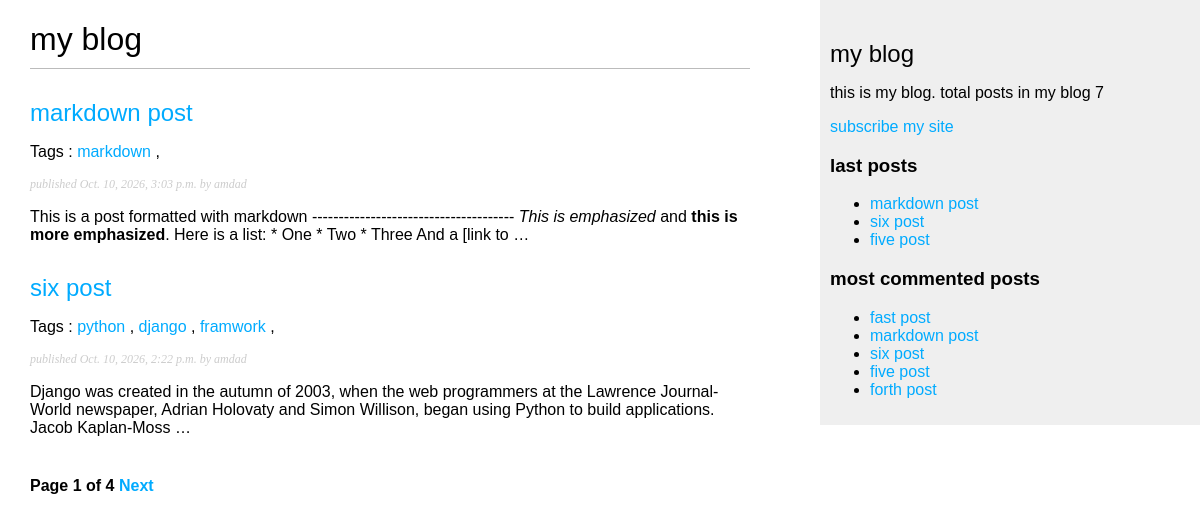
Screenshot of /blog/ with the database file from the repository.
### blogpost/models.py (models this page shows, shortened)
class Post(models.Model):
    class Status(models.TextChoices):
        PUBLISH = 'PB','Publish'
        DRAFT = 'DR','Draft'
    title = models.CharField(max_length=50)
    slug = models.SlugField(
        max_length=50,
        unique_for_date='publish')
    author = models.ForeignKey(
        settings.AUTH_USER_MODEL,
        on_delete=models.CASCADE)
    created = models.DateTimeField(auto_now_add=True)
    updated = models.DateTimeField(auto_now=True)
    publish = models.DateTimeField(default=timezone.now)
    body = models.TextField()
    status = models.CharField(
        max_length=2,
        choices=Status,
        default=Status.DRAFT
    )
    objects = models.Manager()
    published = PublishedManager()
    tags = TaggableManager()
    class Meta:
        ordering = ['-publish']
        indexes = [
            models.Index(fields=['-publish'])
        ]
    def get_absolute_url(self):
        return reverse (
            'blog:post_detail',
            args=[self.publish.day,
                  self.publish.month,
                  self.publish.year,
                  self.slug]
        )

### blogpost/views.py (the view)
# urls.py: path('',views.post_list, name='post_list'),
def post_list(request,tag_slug=None):
    post_list = Post.published.all()
    tag = None
    if tag_slug:
        tag = get_object_or_404(
            Tag,
            slug=tag_slug
        )
        post_list = post_list.filter(tags__in=[tag])
    paginator = Paginator(post_list, 2)
    page_number = request.GET.get('page', 1)
    try:
        posts = paginator.page(page_number)
    except PageNotAnInteger:
        posts = paginator.page(1)
    except EmptyPage:
        posts = paginator.page(paginator.num_pages)
    return render (request,'blog/post_list.html',{
        'posts':posts,
        'tag':tag
        })

### blogpost/models.py (called while the page is built)
    def get_queryset(self):
        return (
            super().get_queryset().filter(status=Post.Status.PUBLISH)
        )

### blogpost/templatetags/blog_tags.py (called while the page is built)
@register.simple_tag
def total_posts():
    return Post.published.count()

@register.inclusion_tag('blog/last_posts.html')
def show_last_posts(count=5):
    last_posts = Post.published.order_by('-publish')[:count]
    return {'last_posts':last_posts}

@register.simple_tag
def get_most_commented_posts(count=5):
    return Post.published.annotate(
        total_comments=Count('comments')
    ).order_by('-total_comments', '-publish')[:count]

@register.filter(name='markdown')
def markdown_format(text):
    return mark_safe(markdown.markdown(text))

### templates/blog/post_list.html (shortened to what this page needs)
{% extends "common/base.html" %}
{% load blog_tags %}
{% block content %}
<h1>my blog</h1>
{% for post in posts %}
<h2>
    <a href="{{post.get_absolute_url}}">
        {{post.title}}
    </a>
</h2>
<p class="tags">Tags :
    {% for tag in post.tags.all %}
    <a href="{% url 'blog:post_list_by_tag' tag.slug %}  ">{{tag.name}}</a>
    {% if not froloop.last %}, {% endif %}
    {% endfor %}
</p>
<p class="date">
    published {{ post.publish }} by {{ post.author }}
</p>
{{post.body|truncatewords:30|markdown}}
{% endfor %}
{% include "blog/pagination.html" with page=posts %}
{% endblock content %}

### templates/common/base.html (shortened to what this page needs)
{% load static %}
{% load blog_tags %}
<!DOCTYPE html>
<html lang="en">
<head>
    <link rel="stylesheet" href="{% static 'css/style.css' %}">
</head>
<body>
   <div id="content">
      {% block content %}
      {% endblock content %}
   </div>
   <div id="sidebar">
    <h2>my blog</h2>
    <p>
        this is my blog.
        total posts in my blog {% total_posts %}
    </p>
    <p>
        <a href="{% url 'blog:post_feed' %}"> subscribe my site </a>
    </p>
    <h3>last posts</h3>
    {% show_last_posts 3 %}
    <h3>most commented posts</h3>
    {% get_most_commented_posts as most_commented_posts %}
    <ul>
        {% for post in most_commented_posts %}
        <li>
            <a href="{{post.get_absolute_url}}"> {{post.title}} </a>
        </li>
        {% endfor %}
    </ul>
   </div>
</body>
</html>

### templates/blog/last_posts.html
<ul>
    {% for post in last_posts %}
    <li>
        <a href="{{post.get_absolute_url}}">{{post.title}}</a>
    </li>
    {% endfor %}
</ul>

### static/css/style.css (style rules this page uses)
body { margin:0; padding:0; font-family:helvetica, sans-serif; }
a { color:#00abff; text-decoration:none; }
h1 { font-weight:normal; border-bottom:1px solid #bbb; padding:0 0 10px 0; }
h2 { font-weight:normal; margin:30px 0 0; }
#content { float:left; width:60%; padding:0 0 0 30px; }
#sidebar { float:right; width:30%; padding:10px; background:#efefef; height:100%; }
p.date { color:#ccc; font-family: georgia, serif; font-size: 12px; font-style: italic; }

### rows the page displays
Post: title "markdown post", publish "Oct. 10, 2026, 3:03 p.m.", author "amdad", body "This is a post formatted with markdown -------------------------------------- This is emphasized and this is more emphasized . Here is a list: * One * Two * Three And a [link to …"
Tag: name "markdown"
Post: title "six post", publish "Oct. 10, 2026, 2:22 p.m.", author "amdad", body "Django was created in the autumn of 2003, when the web programmers at the Lawrence Journal-World newspaper, Adrian Holovaty and Simon Willison, began using Python to build applications. Jacob Kaplan-Moss …"
Tag: name "python"
Tag: name "django"
Tag: name "framwork"
Post: title "five post"
Post: title "fast post"
Post: title "forth post"

### other values shown
{{ page.number }} "1"
{{ page.paginator.num_pages }} "4"
